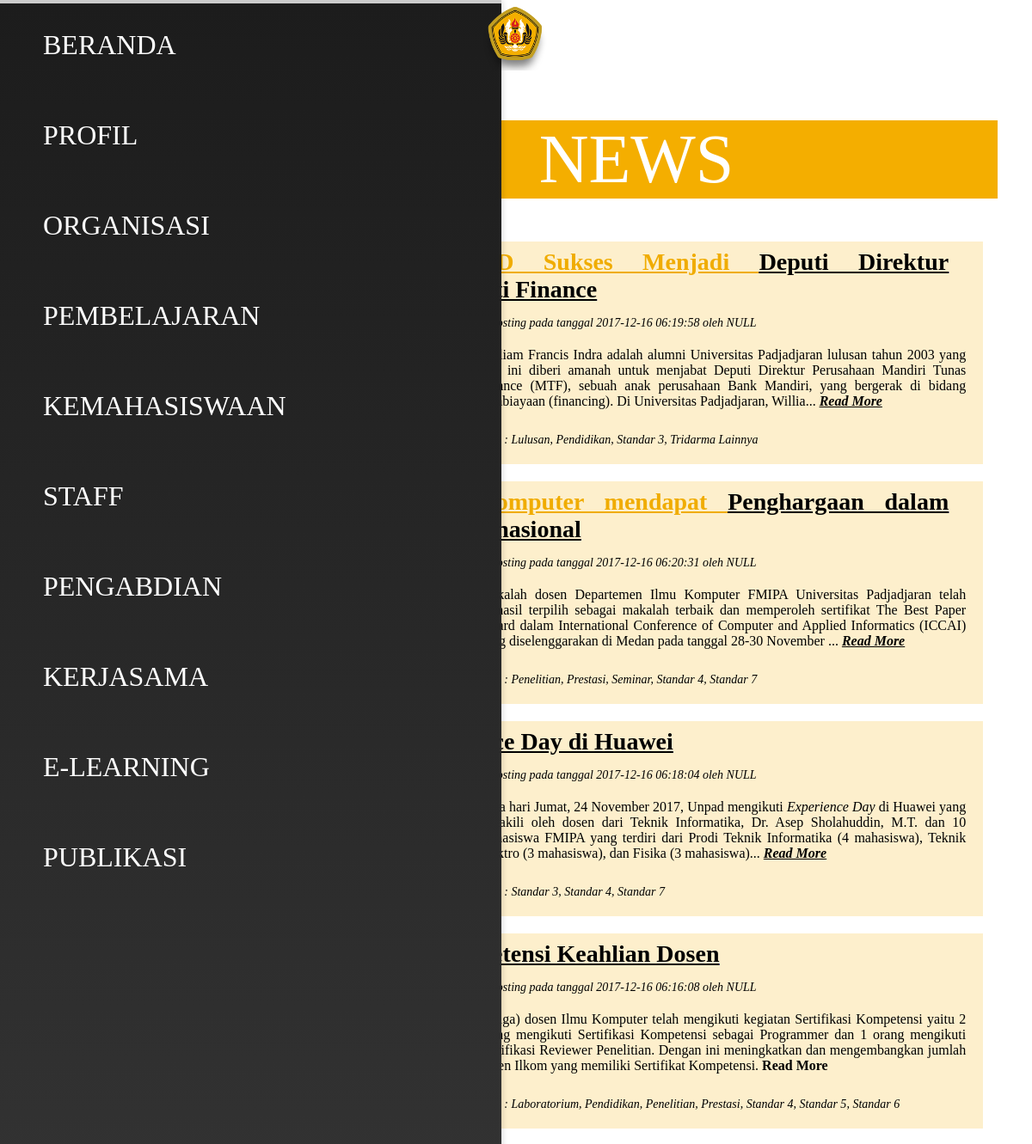
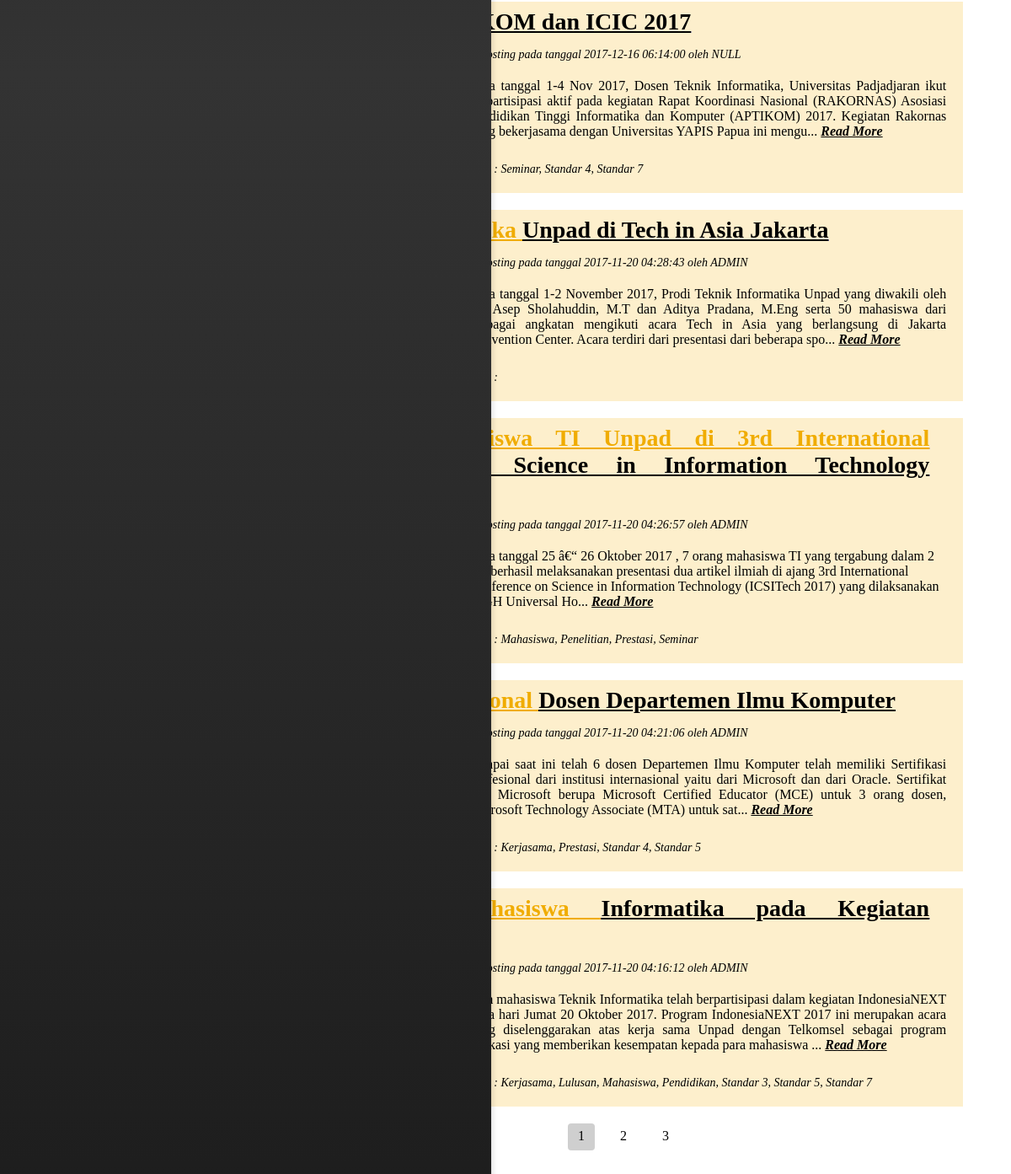
Page /Posting.php on the committed database (2 pictures, top to bottom).
### tables this page shows
CREATE TABLE `posting` (
  `ID` int(11) NOT NULL,
  `Judul` text NOT NULL,
  `Tanggal` timestamp NOT NULL DEFAULT CURRENT_TIMESTAMP,
  `Isi` text NOT NULL,
  `Author` text NOT NULL,
  `tag0` int(11) DEFAULT NULL,
  `tag1` int(11) DEFAULT NULL,
  `tag2` int(11) DEFAULT NULL,
  `tag3` int(11) DEFAULT NULL,
  `tag4` int(11) DEFAULT NULL,
  `tag5` int(11) DEFAULT NULL,
  `tag6` int(11) DEFAULT NULL,
  `tag7` int(11) DEFAULT NULL,
  `tag8` int(11) DEFAULT NULL
);

CREATE TABLE `gambar` (
  `ID` int(11) NOT NULL,
  `TagPost` int(11) NOT NULL,
  `Utama` tinyint(1) NOT NULL,
  `caption` text
);

CREATE TABLE `tags` (
  `ID` int(11) NOT NULL,
  `Text` text NOT NULL
);

### Posting.php (the view, shortened to what this page needs)
<!DOCTYPE html>
<html lang="en" xmlns="http://www.w3.org/1999/xhtml">
<head>
</head>
<body>
	<?php
		include 'database.php';
		$id=0;
		$isi ='';
	?>
    <div class="grid-container">
        <div class="grid-headline-header"></div>
        <div class="grid-content">
            <div class="contentstyle" style="margin:40px;text-align:justify">
				<?php
					echo $isi."<br>";
								?>
								<?php
					if ($id==0){
						if ( $_GET['page'] ) { $page_id = $_GET['page']; }
						else { $page_id = 1; }
						$sqlx = "SELECT * FROM posting ORDER BY ID DESC LIMIT ".(($page_id - 1) * 10).",10";
						$resultx = $conn->query($sqlx);
						if (($resultx->num_rows > 0))
						{
							?>
							<div class="ultimate-header">
								<p>NEWS</p>
							</div>
							<ul>
							<?php
							while($rowx = $resultx->fetch_assoc())
							{
								$avaible = true;
								$sqly = "SELECT * FROM gambar";
								$resulty = $conn->query($sqly);
								?>
									<div class="daftar-artikel">
										<div class="daftar-artikel-header">
											<?php
											$mid = strrpos(substr($rowx["Judul"], 0, floor(strlen($rowx["Judul"]) / 2)), ' ') + 1;
											$judulf = substr($rowx["Judul"], 0, $mid);
											$judulb = substr($rowx["Judul"], $mid);
											?>
											<a href="?ID=<?php echo $rowx["ID"]?>">
											<b><span><?php echo $judulf; ?></span><span><?php echo $judulb; ?></span></b></a>
										</div>
										<div class="daftar-artikel-thumbnail">
											<?php
											while($rowy = $resulty->fetch_assoc()) {
												if (($rowx["ID"] == $rowy["TagPost"]) and ($rowy["Utama"] == 0) and $avaible) { $avaible=false;?>
													<img class="artikel-list-thumbnail" src="imgpost\<?php echo $rowy["ID"]; ?>-thumbnail.jpg">
											<?php } } ?>
										</div>
										<div>
											<p id="artikel-ket">
												Diposting pada tanggal
												<?php echo $rowx["Tanggal"]?>
												oleh
												<?php echo $rowx["Author"]?>
											</p>
										</div>
										<div class="daftar-artikel-content">
											<?php
												$str = $rowx["Isi"];
												$isi = substr($str, 0, 300);
												$isi .= "...";
												echo $isi;
											?>
											<a href="?ID=<?php echo $rowx["ID"]?>">
											<b>Read More</b></a><br>
										</div>
										<div>
											<p id="artikel-tags">Tags :
												<?php
													$tagn = 0;
													while ($tagn <= 8)
													{
														$sql_tag = "SELECT * FROM tags";
														$resultt = $conn->query($sql_tag);
														if ($resultt->num_rows > 0) {
															while($rowtag = $resultt->fetch_assoc()) {
																if ($rowx['tag'.$tagn] == $rowtag['ID']) { echo $rowtag['Text']; }
															}
														}
														if ($rowx["tag".($tagn + 1)] != 0) { echo ", "; }
														$tagn += 1;
													}
												?>
											</p>
										</div>
									</div>
								<?php
							}
							?>
							</ul>
							<div class="page-list-row">
								<?php
									$sqlm = "SELECT MAX(ID) FROM posting";
									$resultm = $conn->query($sqlm);
									while($rowm = $resultm->fetch_assoc()) { $max_page = ($rowm['MAX(ID)'] % 10) + 1; }
								?>
								<a href><div class="page-list-counter" id="active"><p><?php echo $page_id; ?><p></div></a>
								<?php if ($page_id < $max_page) { ?>
									<a href="?page=<?php echo $page_id + 1; ?>"><div class="page-list-counter"><p><?php echo $page_id + 1; ?><p></div></a>
								<?php }
								if ($page_id + 1 < $max_page) { ?>
									<a href="?page=<?php echo $page_id + 2; ?>"><div class="page-list-counter"><p><?php echo $page_id + 2; ?><p></div></a>
								<?php } ?>
							</div>
							<?php
						}
					}
				?>
            </div>
        </div>
    </div>
</body>
</html>

### css/konten_grid.css (style rules this page uses)
@media screen and (max-width: 1599px) and (min-width: 1200px) { .grid-container { margin-top: 42px; margin-left: 280px; } }
.grid-container { display: grid; z-index: 5; transition: 0.5s; }
.grid-content { top: -100px; position: relative; font-family: 'Futura bk BT'; }

### css/artikel.css (style rules this page uses)
h2 { font-family: 'Futura bk BT'; margin-bottom: 10px; }
p { font-family: 'Futura bk BT'; }
.contentstyle p { margin-top: 10px; }
.daftar-artikel { height: auto; margin: 20px 2% 20px 2%; padding: 3px 0 20px; color: black; background-color: #fdefcc; }
.daftar-artikel div:not(.daftar-artikel-header):not(.daftar-artikel-thumbnail) { padding-left: 220px; }
.daftar-artikel-header a span:first-child { text-decoration: underline; }
.daftar-artikel-header a span:last-child { text-decoration: underline; }
.daftar-artikel-header span:first-child { color: #f0ac00; }
.daftar-artikel-header span:last-child { color: black; }
.daftar-artikel-header { display: block; margin: 40px 40px 15px; margin-top: 5px; font-family: 'Futura md BT'; font-size: 28px; }
.daftar-artikel-thumbnail { text-align: center; position: absolute; display: inline-block; margin-left: 45px; width: 150px; height: 150px; border: 1px solid black; }
.artikel-list-thumbnail { height: 100%; width: auto; }
.daftar-artikel-content { margin: 20px; margin-left: 0; min-height: 5em; font-family: 'Futura bk BT'; font-size: 16px; }
.daftar-artikel-content a { font-style: italic; color: black; }
#artikel-ket, #artikel-tags { font-style: italic; font-size: 14px; }
.page-list-row { width: 100%; text-align: center; }
.page-list-counter { display: inline-block; margin: 0 7px; height: 30px; width: 30px; text-align: center; color: #000; border: 1px solid rgba(255, 255, 255, 0); transition: .4s; }
.page-list-counter#active { background-color: #cfcfcf; border-radius: 4px; }
.ultimate-header { transform: translateY(-30px); background-color: #f4ae00; width: 100%; height: auto; border-bottom: 40px; text-align: center; }
.ultimate-header p { font-size: 80px; color: white; }
.page-list-counter p { transform: translateY(-5px); }

### css/navbar.css (style rules this page uses)
@media screen and (max-width: 1200px) { div.navbar { position : fixed; top : 0; left: 0; width : auto; height: 100%; margin: 0; padding: 0; background-color: #555; background: linear-gradient(#1c1c1c, #333, #1c1c1c); z-index: 9; box-shadow: 0 0 8px 0 rgba(0, 0, 0, 0.2); overflow: auto; } }
@media screen and (max-width: 1200px) { li.navbar, .dropdown, li.lower-navbar { list-style-type: none; width: 100%; float: top; } }
@media screen and (max-width: 1200px) { li.navbar a, .dropdown a, li.lower-navbar a { display: block; color: white; text-align: left; padding: 30px 250px 30px 50px; font-size: calc(20px + 1.5vh); font-family: 'Futura Md BT'; text-decoration: none; margin-bottom: 4px; } }
@media screen and (max-width: 1200px) { .dropdown { display: block; position: relative; } }
@media screen and (max-width: 1200px) { ul.lower-mnavbar { position : fixed; top : 0; max-width : 8%; list-style-type: none; margin: 0 46%; padding: 0; z-index: 10; } }
@media screen and (max-width: 1200px) { li.lower-mnavbar { padding: 1px; float: middle; position: relative; } }

### css/konten.css (style rules this page uses)
h2 { font-family: 'Futura bk BT'; margin-bottom: 10px; }
p { font-family: 'Futura bk BT'; }
.contentstyle p { margin-top: 10px; }

### rows in the picture
posting: Judul "Alumni UNPAD Sukses Menjadi", Judul "Deputi Direktur Perusahaan Multi Finance", Tanggal "2017-12-16 06:19:58", Author "NULL", Isi "William Francis Indra adalah alumni Universitas Padjadjaran lulusan tahun 2003 yang saat ini diberi amanah untuk menjabat Deputi Direktur Perusahaan Mandiri Tunas Finance (MTF), sebuah anak perusahaan Bank Mandiri, yang bergerak di bidang pembiayaan (financing). Di Universitas Padjadjaran, Willia..."
gambar: shows a picture
tags: Text "Lulusan"
tags: Text "Pendidikan"
tags: Text "Standar 3"
tags: Text "Tridarma Lainnya"
posting: Judul "Dosen Ilmu Komputer mendapat", Judul "Penghargaan dalam Konferensi Internasional", Tanggal "2017-12-16 06:20:31", Author "NULL", Isi "Makalah dosen Departemen Ilmu Komputer FMIPA Universitas Padjadjaran telah berhasil terpilih sebagai makalah terbaik dan memperoleh sertifikat The Best Paper Award dalam International Conference of Computer and Applied Informatics (ICCAI) yang diselenggarakan di Medan pada tanggal 28-30 November ..."
gambar: shows a picture
tags: Text "Penelitian"
tags: Text "Prestasi"
tags: Text "Seminar"
tags: Text "Standar 4"
tags: Text "Standar 7"
posting: Judul "Experience Day di Huawei", Tanggal "2017-12-16 06:18:04", Author "NULL", Isi "Pada hari Jumat, 24 November 2017, Unpad mengikuti Experience Day di Huawei yang diwakili oleh dosen dari Teknik Informatika, Dr. Asep Sholahuddin, M.T. dan 10 mahasiswa FMIPA yang terdiri dari Prodi Teknik Informatika (4 mahasiswa), Teknik Elektro (3 mahasiswa), dan Fisika (3 mahasiswa)..."
gambar: shows a picture
posting: Judul "Kompetensi Keahlian Dosen", Tanggal "2017-12-16 06:16:08", Author "NULL", Isi "3 (tiga) dosen Ilmu Komputer telah mengikuti kegiatan Sertifikasi Kompetensi yaitu 2 orang mengikuti Sertifikasi Kompetensi sebagai Programmer dan 1 orang mengikuti Sertifikasi Reviewer Penelitian. Dengan ini meningkatkan dan mengembangkan jumlah dosen Ilkom yang memiliki Sertifikat Kompetensi."
gambar: shows a picture
tags: Text "Laboratorium"
tags: Text "Standar 5"
tags: Text "Standar 6"
posting: Judul "APTIKOM dan ICIC 2017", Tanggal "2017-12-16 06:14:00", Author "NULL", Isi "Pada tanggal 1-4 Nov 2017, Dosen Teknik Informatika, Universitas Padjadjaran ikut berpartisipasi aktif pada kegiatan Rapat Koordinasi Nasional (RAKORNAS) Asosiasi Pendidikan Tinggi Informatika dan Komputer (APTIKOM) 2017. Kegiatan Rakornas yang bekerjasama dengan Universitas YAPIS Papua ini mengu..."
gambar: shows a picture
posting: Judul "Teknik Informatika", Judul "Unpad di Tech in Asia Jakarta", Tanggal "2017-11-20 04:28:43", Author "ADMIN", Isi "Pada tanggal 1-2 November 2017, Prodi Teknik Informatika Unpad yang diwakili oleh Dr. Asep Sholahuddin, M.T dan Aditya Pradana, M.Eng serta 50 mahasiswa dari berbagai angkatan mengikuti acara Tech in Asia yang berlangsung di Jakarta Convention Center. Acara terdiri dari presentasi dari beberapa spo..."
gambar: shows a picture
posting: Judul "Prestasi Mahasiswa TI Unpad di 3rd International", Judul "Conference on Science in Information Technology (ICSITech) 2017", Tanggal "2017-11-20 04:26:57", Author "ADMIN", Isi "Pada tanggal 25 â€“ 26 Oktober 2017 , 7 orang mahasiswa TI yang tergabung dalam 2 tim berhasil melaksanakan presentasi dua artikel ilmiah di ajang 3rd International Conference on Science in Information Technology (ICSITech 2017) yang dilaksanakan di GH Universal Ho..."
gambar: shows a picture
tags: Text "Mahasiswa"
posting: Judul "Sertifikat Profesional", Judul "Dosen Departemen Ilmu Komputer", Tanggal "2017-11-20 04:21:06", Author "ADMIN", Isi "Sampai saat ini telah 6 dosen Departemen Ilmu Komputer telah memiliki Sertifikasi Profesional dari institusi internasional yaitu dari Microsoft dan dari Oracle. Sertifikat dari Microsoft berupa Microsoft Certified Educator (MCE) untuk 3 orang dosen, Microsoft Technology Associate (MTA) untuk sat..."
gambar: shows a picture
tags: Text "Kerjasama"
posting: Judul "Partisipasi Mahasiswa", Judul "Informatika pada Kegiatan IndonesiaNEXT", Tanggal "2017-11-20 04:16:12", Author "ADMIN", Isi "Para mahasiswa Teknik Informatika telah berpartisipasi dalam kegiatan IndonesiaNEXT pada hari Jumat 20 Oktober 2017. Program IndonesiaNEXT 2017 ini merupakan acara yang diselenggarakan atas kerja sama Unpad dengan Telkomsel sebagai program edukasi yang memberikan kesempatan kepada para mahasiswa ..."
gambar: shows a picture

### other values in the picture
$page_id "1"
$page_id + 1 "2"
$page_id + 2 "3"
